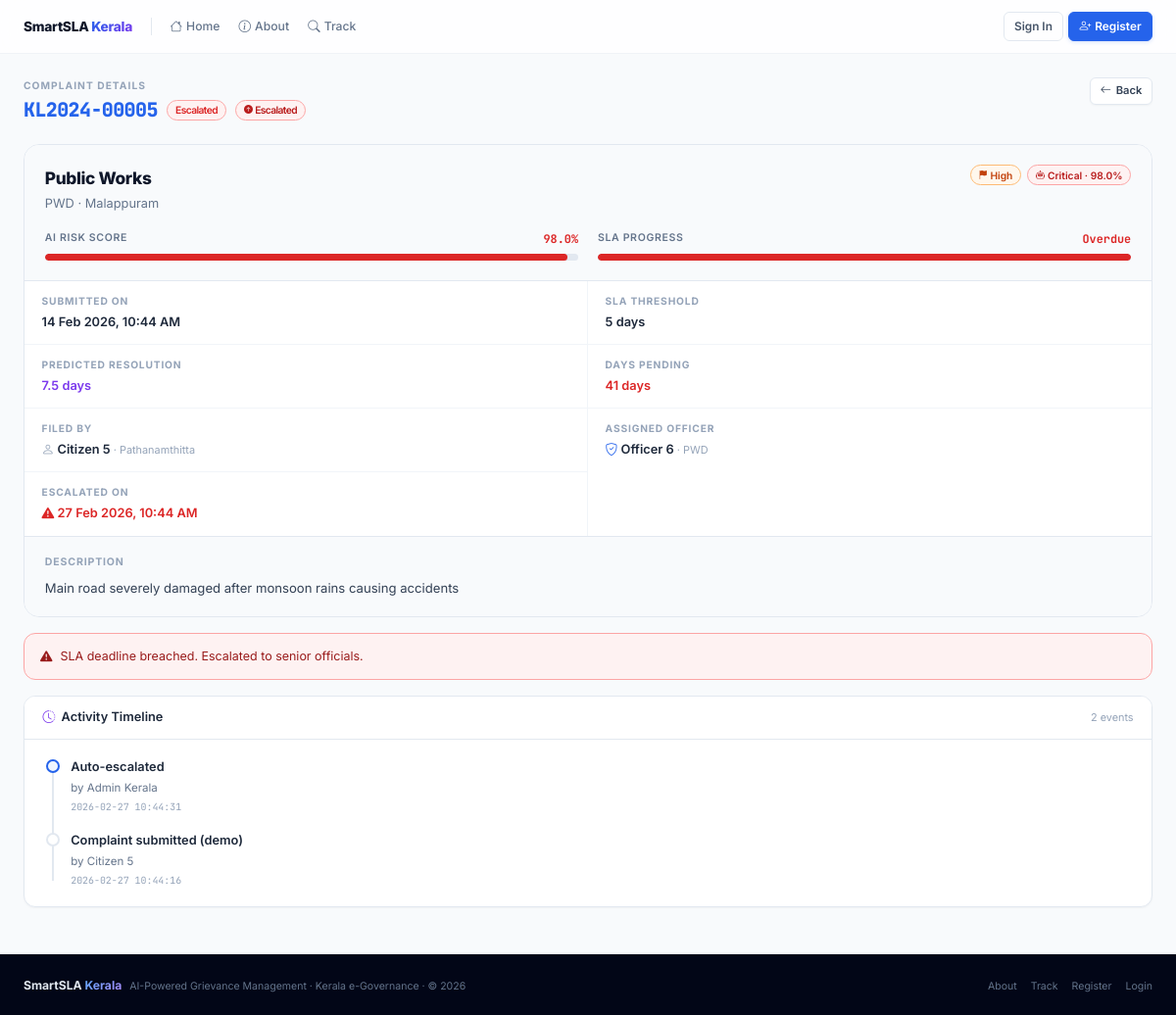
Before: /complaint/KL2024-00005 with the older database file.
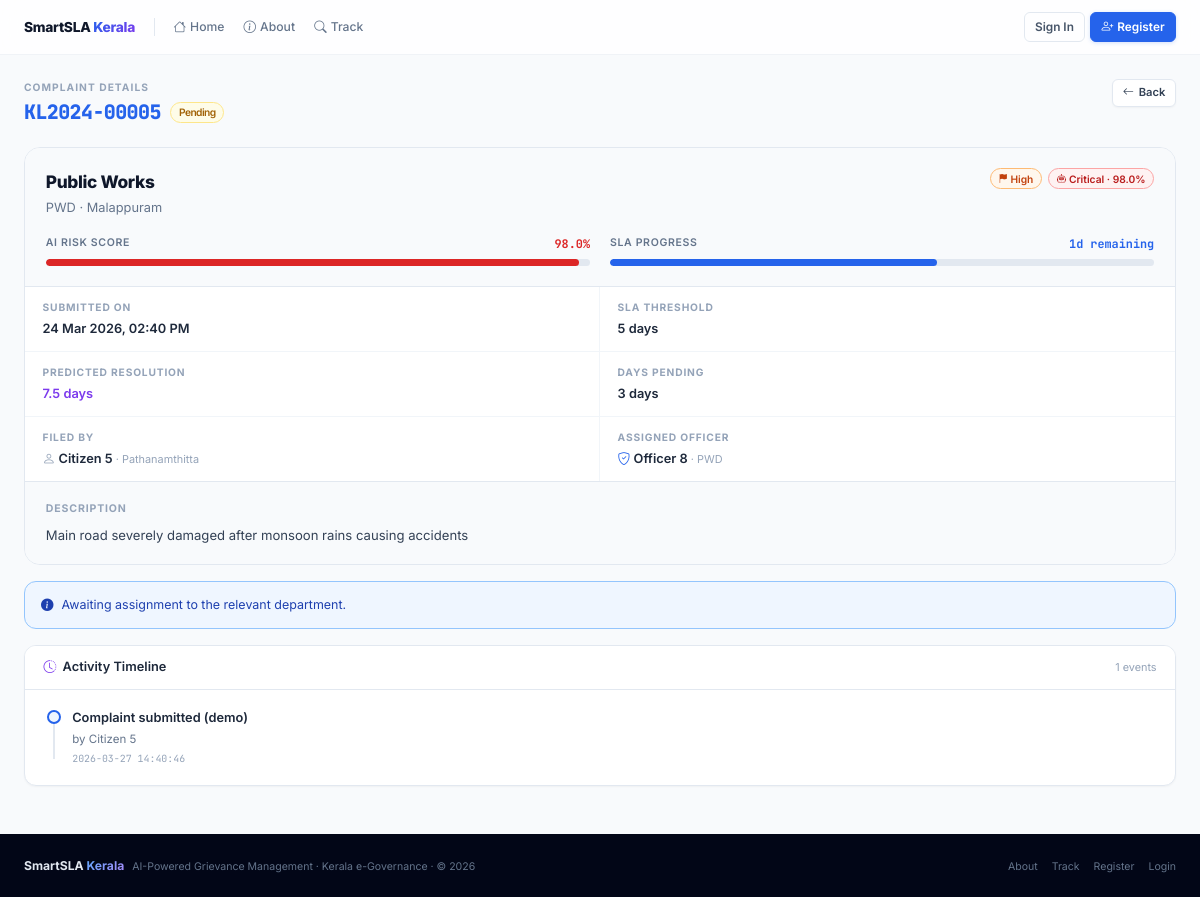
After: the same page with the newer database file.
### tables this page shows
CREATE TABLE complaints (
        id INTEGER PRIMARY KEY AUTOINCREMENT,
        complaint_id TEXT UNIQUE,
        user_id INTEGER,
        assigned_to INTEGER,
        category TEXT, department TEXT, priority TEXT,
        district TEXT, description TEXT,
        status TEXT DEFAULT 'Pending',
        sla_threshold INTEGER,
        predicted_days REAL,
        sla_risk_score REAL,
        sla_risk_label TEXT,
        submitted_at TEXT DEFAULT (datetime('now')),
        resolved_at TEXT,
        escalated INTEGER DEFAULT 0,
        escalated_at TEXT,
        resubmission INTEGER DEFAULT 0
    );

CREATE TABLE users (
        id INTEGER PRIMARY KEY AUTOINCREMENT,
        name TEXT NOT NULL,
        email TEXT UNIQUE NOT NULL,
        password TEXT NOT NULL,
        role TEXT DEFAULT 'citizen',
        district TEXT,
        department TEXT,
        experience_years INTEGER DEFAULT 5,
        created_at TEXT DEFAULT (datetime('now'))
    );

CREATE TABLE audit_logs (
        id INTEGER PRIMARY KEY AUTOINCREMENT,
        complaint_id INTEGER,
        action TEXT,
        performed_by INTEGER,
        timestamp TEXT DEFAULT (datetime('now')),
        notes TEXT
    );

### app.py (the view)
@app.route('/complaint/<complaint_id>')
def complaint_detail(complaint_id):
    row = query_db('SELECT * FROM complaints WHERE complaint_id=?',[complaint_id],one=True)
    if not row:
        flash('Complaint not found.','warning')
        return redirect(url_for('index'))
    complaint = wrap(row, one=True)
    user_info = query_db('SELECT name,email,district FROM users WHERE id=?',[complaint.user_id],one=True)
    officer_info = query_db('SELECT name,email,department FROM users WHERE id=?',[complaint.assigned_to],one=True) if complaint.assigned_to else None
    logs = query_db('''SELECT a.*,u.name as uname FROM audit_logs a
                       LEFT JOIN users u ON a.performed_by=u.id
                       WHERE a.complaint_id=? ORDER BY a.timestamp DESC''',[complaint.id])
    return render_template('complaint_detail.html', complaint=complaint,
                           user_info=user_info, officer_info=officer_info, logs=logs)

### app.py (called while the page is built)
def get_db():
    db = getattr(g, '_database', None)
    if db is None:
        db = g._database = sqlite3.connect(DATABASE)
        db.row_factory = sqlite3.Row
    return db

def query_db(query, args=(), one=False):
    cur = get_db().execute(query, args)
    rv = cur.fetchall()
    return (rv[0] if rv else None) if one else rv

def _parse_dt(s):
    if not s: return None
    for fmt in ('%Y-%m-%d %H:%M:%S','%Y-%m-%dT%H:%M:%S','%Y-%m-%d %H:%M:%S.%f'):
        try: return datetime.strptime(s, fmt)
        except: pass
    return None

    @property
    def days_pending(self):
        end = self.resolved_at or datetime.utcnow()
        return max(0,(end - self.submitted_at).days) if self.submitted_at else 0

    @property
    def days_remaining(self):
        if not self.submitted_at: return self.sla_threshold
        return (self.submitted_at + timedelta(days=self.sla_threshold) - datetime.utcnow()).days

    @property
    def sla_violated(self):
        if self.status in ('Resolved', 'Closed'):
            return False
        return self.days_pending > self.sla_threshold

### templates/complaint_detail.html (shortened to what the changed rows need)
{% extends 'base.html' %}
{% block content %}
<div class="page-wrap"><div class="dp">
  <div class="page-header a1">
    <div>
      <div class="page-title" style="display:flex;align-items:center;gap:.6rem;flex-wrap:wrap">
        <span style="font-family:var(--mono);color:var(--pri)">{{ complaint.complaint_id }}</span>
        <span class="badge status-{{ complaint.status.replace(' ','') }}">{{ complaint.status }}</span>
        {% if complaint.escalated %}<span class="badge badge-Critical"><i class="bi bi-arrow-up-circle-fill"></i>Escalated</span>{% endif %}
      </div>
    </div>
    <div style="display:flex;gap:.4rem">
    </div>
  </div>
  <div class="dh a2">
    <div class="dh-top">
      <div style="display:flex;align-items:flex-start;justify-content:space-between;flex-wrap:wrap;gap:.875rem">
        <div>
          <div style="font-size:1.08rem;font-weight:800;color:var(--g900);letter-spacing:-.02em">{{ complaint.category }}</div>
          <div style="font-size:.8rem;color:var(--g500);margin-top:.15rem">{{ complaint.department }} · {{ complaint.district }}</div>
        </div>
        <div style="display:flex;gap:.4rem;flex-wrap:wrap">
          <span class="badge badge-{{ complaint.priority }}"><i class="bi bi-flag-fill"></i>{{ complaint.priority }}</span>
          <span class="badge badge-{{ complaint.sla_risk_label }}"><i class="bi bi-robot"></i>{{ complaint.sla_risk_label }} · {{ complaint.sla_risk_score }}%</span>
        </div>
      </div>
      <div class="prog-row">
        <div><div style="display:flex;justify-content:space-between;margin-bottom:.3rem"><span style="font-size:.66rem;font-weight:600;color:var(--g500);text-transform:uppercase;letter-spacing:.06em">AI Risk Score</span><span style="font-family:var(--mono);font-size:.74rem;font-weight:700;color:{%if complaint.sla_risk_score>=75%}var(--err){%elif complaint.sla_risk_score>=50%}var(--warn){%else%}var(--ok){%endif%}">{{ complaint.sla_risk_score }}%</span></div></div>
        <div><div style="display:flex;justify-content:space-between;margin-bottom:.3rem"><span style="font-size:.66rem;font-weight:600;color:var(--g500);text-transform:uppercase;letter-spacing:.06em">SLA Progress</span><span style="font-family:var(--mono);font-size:.74rem;font-weight:700;color:{%if complaint.sla_violated%}var(--err){%elif complaint.progress_pct>75%}var(--warn){%else%}var(--pri){%endif%}">{%if complaint.status in ('Resolved','Closed')%}Complete{%elif complaint.sla_violated%}Overdue{%else%}{{ complaint.days_remaining }}d remaining{%endif%}</span></div><div class="progress" style="height:7px"><div class="progress-bar" style="width:{{ [complaint.progress_pct,100]|min }}%;background:{%if complaint.sla_violated%}var(--err){%elif complaint.progress_pct>75%}var(--warn){%else%}var(--pri){%endif%}"></div></div></div>
      </div>
    </div>
    <div class="dgrid">
      <div class="dcell"><div class="dcell-l">Submitted On</div><div class="dcell-v">{{ complaint.submitted_at.strftime('%d %b %Y, %I:%M %p') if complaint.submitted_at else 'N/A' }}</div></div>
      <div class="dcell"><div class="dcell-l">SLA Threshold</div><div class="dcell-v">{{ complaint.sla_threshold }} days</div></div>
      <div class="dcell"><div class="dcell-l">Predicted Resolution</div><div class="dcell-v" style="color:var(--pur)">{{ complaint.predicted_days }} days</div></div>
      <div class="dcell"><div class="dcell-l">Days Pending</div><div class="dcell-v" style="color:{%if complaint.sla_violated%}var(--err){%else%}var(--g800){%endif%}">{{ complaint.days_pending }} days</div></div>
      <div class="dcell"></div>
      <div class="dcell"><div class="dcell-l">Assigned Officer</div><div class="dcell-v">{% if officer_info %}<i class="bi bi-shield-check" style="color:var(--pri);margin-right:.2rem"></i>{{ officer_info['name'] }}<span style="font-size:.68rem;color:var(--g400);font-weight:400"> · {{ officer_info['department'] }}</span>{% else %}<span style="color:var(--g400)">Not yet assigned</span>{% endif %}</div></div>
      {% if complaint.escalated %}<div class="dcell"><div class="dcell-l">Escalated On</div><div class="dcell-v" style="color:var(--err)"><i class="bi bi-exclamation-triangle-fill" style="margin-right:.2rem"></i>{{ complaint.escalated_at.strftime('%d %b %Y, %I:%M %p') if complaint.escalated_at else 'N/A' }}</div></div>{% endif %}
    </div>
    <div class="desc-b"><div style="font-size:.66rem;font-weight:700;text-transform:uppercase;letter-spacing:.08em;color:var(--g400);margin-bottom:.4rem">Description</div>{{ complaint.description }}</div>
  </div>
  {% if complaint.status=='Pending' %}<div style="padding:.8rem 1rem;background:var(--pri-l);border:1px solid #93c5fd;border-radius:var(--rl);font-size:.78rem;color:#1e40af;display:flex;align-items:center;gap:.5rem;margin-bottom:1rem" class="a3"><i class="bi bi-info-circle-fill" style="flex-shrink:0"></i>Awaiting assignment to the relevant department.</div>
  {% elif complaint.sla_violated %}<div style="padding:.8rem 1rem;background:var(--err-l);border:1px solid #fca5a5;border-radius:var(--rl);font-size:.78rem;color:#991b1b;display:flex;align-items:center;gap:.5rem;margin-bottom:1rem" class="a3"><i class="bi bi-exclamation-triangle-fill" style="flex-shrink:0"></i>SLA deadline breached. Escalated to senior officials.</div>
  {% endif %}
  {% if logs %}<div class="card a4"><div class="card-hd"><span class="card-ht"><i class="bi bi-clock-history" style="color:var(--pur)"></i>Activity Timeline</span><span style="font-size:.68rem;color:var(--g400)">{{ logs|length }} events</span></div><div class="card-bd"><div class="timeline">{% for log in logs %}<div class="tl-item"><div class="tl-dot {{ 'tl-dot-a' if loop.first }}"></div><div style="font-size:.8rem;font-weight:600;color:var(--g800)">{{ log['action'] }}</div><div style="font-size:.72rem;color:var(--g500);margin-top:.1rem">by {{ log['uname'] or 'System' }}{% if log['notes'] %}<span style="color:var(--g400)"> — {{ log['notes'] }}</span>{% endif %}</div><div style="font-family:var(--mono);font-size:.62rem;color:var(--g400);margin-top:.15rem">{{ log['timestamp'] }}</div></div>{% endfor %}</div></div></div>{% endif %}
</div></div>
{% endblock %}

Changed rows visible on the page:
no longer on this page (row edited): users: name "Officer 6", department "PWD"
no longer on this page (row edited): audit_logs: action "Auto-escalated", name "Admin Kerala", timestamp "2026-02-27 10:44:31"
changed complaints "KL2024-00005": status "Escalated" → "Pending"; escalated 1 → 0 (drawn)
now on this page (row edited): users: name "Officer 8", department "PWD"
changed audit_logs "Complaint submitted (demo)": timestamp "2026-02-27 10:44:16" → "2026-03-27 14:40:46"
Other visible differences:
{{ complaint.days_remaining }}: (not shown) → "1"
{{ [complaint.progress_pct,100]|min }}: 100 → 60 (drawn)
{{ complaint.days_pending }}: "41" → "3"
{{ logs|length }}: "2" → "1"
text no longer shown: "14 Feb 2026, 10:44 AM Escalated Overdue ESCALATED ON 27 Feb 2026, 10:44 AM SLA deadline breached. Escalated to senior officials."
text now shown: "d remaining 24 Mar 2026, 02:40 PM Awaiting assignment to the relevant department."
